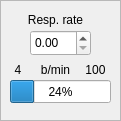
   <widget class="QFrame" name="frame_23">
    <property name="geometry">
     <rect>
      <x>720</x>
      <y>630</y>
      <width>121</width>
      <height>121</height>
     </rect>
    </property>
    <property name="frameShape">
     <enum>QFrame::StyledPanel</enum>
    </property>
    <property name="frameShadow">
     <enum>QFrame::Raised</enum>
    </property>
    <widget class="QLabel" name="label_101">
     <property name="geometry">
      <rect>
       <x>10</x>
       <y>10</y>
       <width>91</width>
       <height>20</height>
      </rect>
     </property>
     <property name="layoutDirection">
      <enum>Qt::LeftToRight</enum>
     </property>
     <property name="text">
      <string>Resp. rate</string>
     </property>
     <property name="alignment">
      <set>Qt::AlignCenter</set>
     </property>
    </widget>
    <widget class="QLabel" name="label_102">
     <property name="geometry">
      <rect>
       <x>30</x>
       <y>60</y>
       <width>51</width>
       <height>20</height>
      </rect>
     </property>
     <property name="text">
      <string>b/min</string>
     </property>
     <property name="alignment">
      <set>Qt::AlignCenter</set>
     </property>
    </widget>
    <widget class="QProgressBar" name="progressBar_15">
     <property name="geometry">
      <rect>
       <x>10</x>
       <y>80</y>
       <width>101</width>
       <height>23</height>
      </rect>
     </property>
     <property name="value">
      <number>24</number>
     </property>
    </widget>
    <widget class="QLabel" name="label_103">
     <property name="geometry">
      <rect>
       <x>80</x>
       <y>60</y>
       <width>31</width>
       <height>20</height>
      </rect>
     </property>
     <property name="text">
      <string>100</string>
     </property>
     <property name="alignment">
      <set>Qt::AlignCenter</set>
     </property>
    </widget>
    <widget class="QLabel" name="label_104">
     <property name="geometry">
      <rect>
       <x>10</x>
       <y>60</y>
       <width>16</width>
       <height>20</height>
      </rect>
     </property>
     <property name="text">
      <string>4</string>
     </property>
     <property name="alignment">
      <set>Qt::AlignCenter</set>
     </property>
    </widget>
    <widget class="QDoubleSpinBox" name="doubleSpinBox_7">
     <property name="geometry">
      <rect>
       <x>30</x>
       <y>30</y>
       <width>61</width>
       <height>26</height>
      </rect>
     </property>
    </widget>
   </widget>
